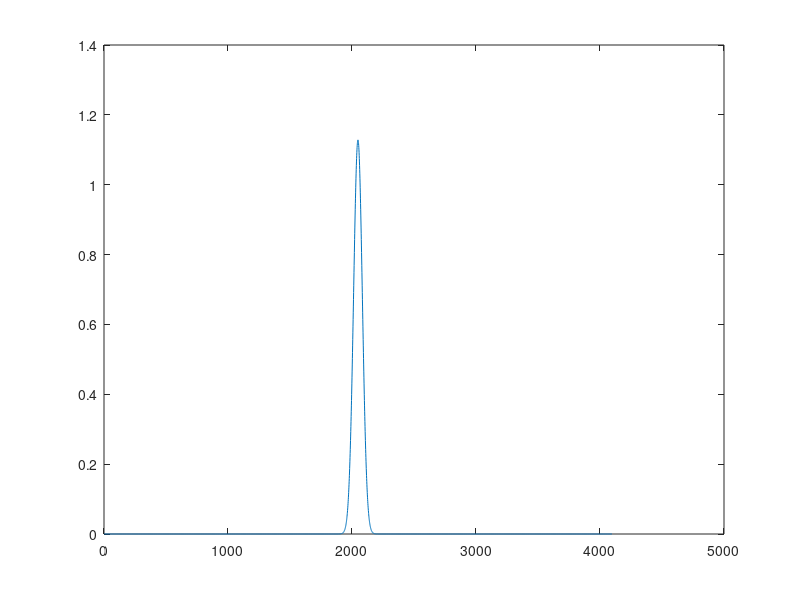

MATLAB code to generate this figure: (Note: this script raises an error after producing the figure.)
% ===================================
% HOMEWORK 3B IN COMP.PHYS. - TASK 2
% ===================================
% By Victor Nilsson, Simon Nilsson
% 2015
%
% Length scale: 1 Å
% Time scale:   1 fs = 1e-15 s
% Energy scale: 1 eV

clear all, clc, close all

% ------ SIMULATION PARAMETERS ---------
hbar        = 1.054/1.602; % JS -> f eV s
d           = 0.5;
m           = 1.66/1.6*1e2;
p_0         = sqrt(0.1*2*m);
dx          = 0.01;
n_points    = 2^12;
x_0         = n_points/2*dx;
dt          = 0.0001;
dk          = 2*pi/(n_points*dx);

% ----------- VARIABLES ------------
x = dx*(1:n_points);
k = dk*((1:n_points)-n_points/2);
% Functions handles
Gaussian_Wave_Packet = @(x)1/(pi*d^2)^(1/4)*exp(-(x-x_0).^2/(2*d^2)).*exp(1i*p_0*(x-x_0)/hbar);
Potential_Function = @(x) -1./x;
% ----
step_three=Gaussian_Wave_Packet(x);
plot(abs(step_three).^2)

for j=1:100
    step_one = step_three;
    potential = Potential_Function(x);
    exp_potential = exp(-1i/hbar.*potential*dt);
    
    step_two=fourier(step_one.*exp_potential);
    inv_pot = exp(-i/hbar*(hbar^2*k.^2./(2*(1:n_points)))*dt);

    step_three = ifourier(inv_pot.*step_two);
    plot(step_three)
    pause(0.01)
end

